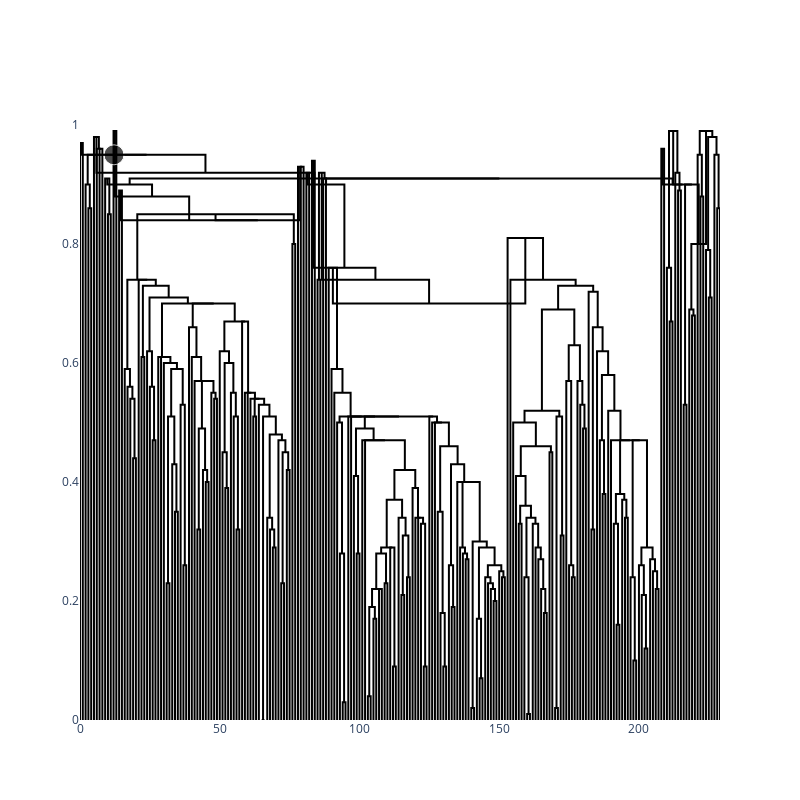

Notebook source saved alongside this figure:
### Code cell
model = DendrogramCut(k_max=230, method='average').fit(dist)
k = model.pac_bayesian_cut()
print(k)
model.dendrogram_plot(k=k)
